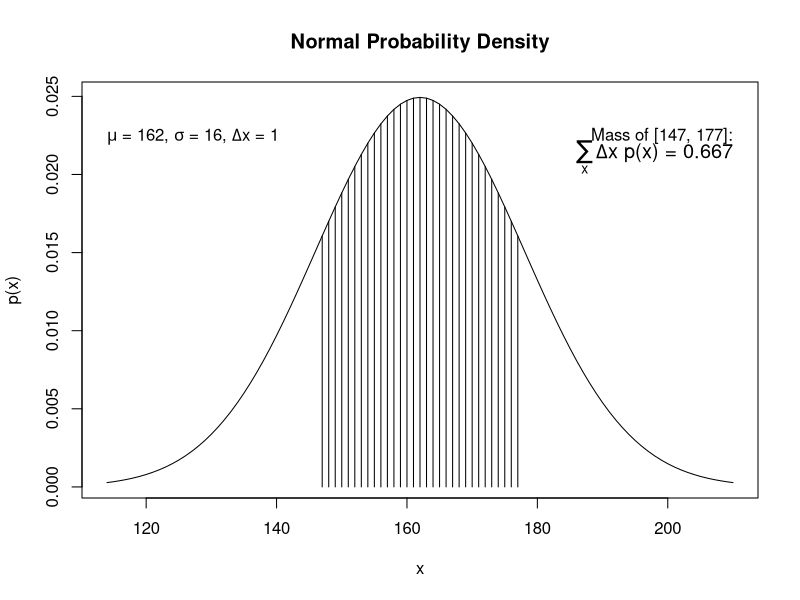

This chart was generated by the following R code:
# Gauss func
gauss_func <- function(x, mean, sd) {
    return((1 / (sd * sqrt(2 * pi))) * exp(-.5 * ((x - mean) / sd) ^ 2))
}
# Graph of normal probability density function, with comb of intervals
mean = 162
# Specify mean of distribution
sd = 16
# Specify interval width on x-axis
dx = 1
x = seq(from=mean - 3 * sd, to=mean + 3 * sd, by=dx)
calc_x = seq(from=147, to=177, by=dx)
# Compute y values, i.e., probability density at each value of x:
y = gauss_func(x, mean, sd)
calc_y = gauss_func(calc_x, mean, sd)
# Plot the function. "lines" draws the intervals. "plot" draws the bell curve.
plot(x, y, type='l', xlab='x', ylab='p(x)', main='Normal Probability Density')
lines(calc_x, calc_y, type='h')
# Approximate the integral as the sum of width * height for each interval.
area = sum(dx * calc_y)
# Display info in the graph.
prop_text = bquote(paste(
    mu , " = ", .(mean), ', ', sigma, " = ", .(sd), ', ', Delta, "x = ", .(dx)
))
text(mean - 3 * sd, .9 * max(y), prop_text, adj=0)
desc_text = bquote(paste(
    'Mass of [', .(min(calc_x)), ', ', .(max(calc_x)), ']:',
))
sigma_text = bquote(paste(
    sum(,x,),  Delta, "x p(x) = ", .(signif(area,3))
))
text(mean + 3 * sd, .9 * max(y), desc_text, adj=1)
text(mean + 3 * sd, .85 * max(y), sigma_text, adj=1, cex=1.2)
